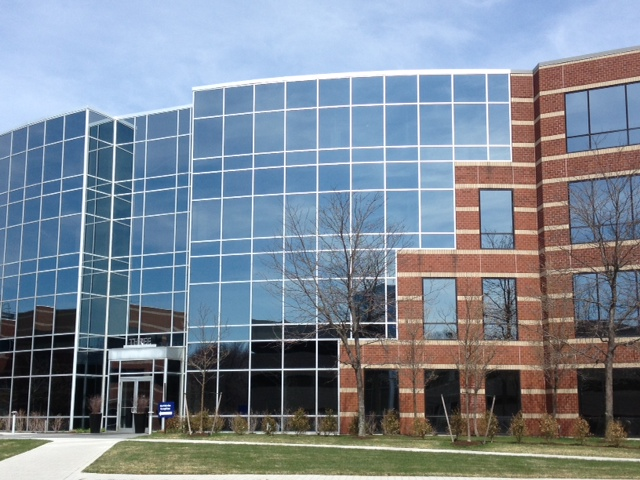
#> input picture Week 4/HW2/image/right.jpg, 640 x 480 px, found by its file name
$ python hw2.py
#> lines starting #> are read from the running program, lines starting #| are printed output that depends on the picture
import cv2
import numpy as np
import os

#   set your images' path
path1 = 'Week 4/HW2/image/right.jpg'    # Right
path2 = 'Week 4/HW2/image/left.jpg'    # Left


def imageShow(string, *args):

    if len(args)>1:
        #   make sure all images have the same height
        heights = [image.shape[0] for image in args]
        min_height = min(heights)

        resized_images = []
        for image in args:
            # change channels of images to 3
            if len(image.shape) == 2:  # image is gray
                image = cv2.cvtColor(image, cv2.COLOR_GRAY2BGR)

            resized_image = cv2.resize(image, (int(image.shape[1] * min_height / image.shape[0]), min_height))
            resized_images.append(resized_image)

        #   combine images
        combined_image = np.hstack(resized_images)
    else:
        combined_image = args[0]

    cv2.imshow(string, combined_image)
    cv2.waitKey(0)
    cv2.destroyAllWindows()

    return combined_image


if __name__ == '__main__':

    #   read images
    image1 = cv2.imread(path1)
#> image1 is the input picture: shape (480, 640, 3); mean B, G, R 148.3, 135.5, 124.8
    image2 = cv2.imread(path2)
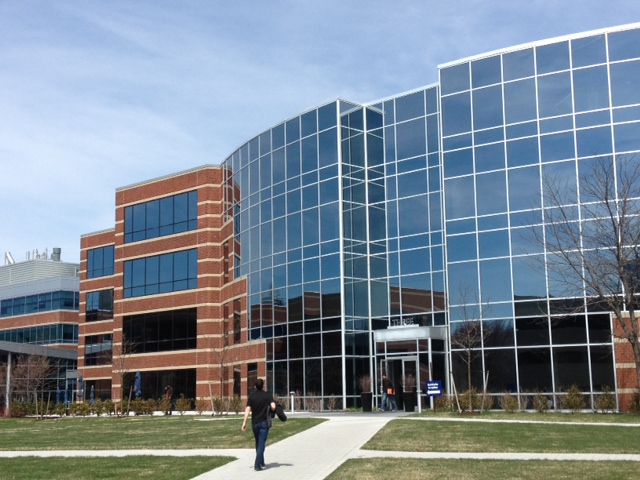
#> input picture Week 4/HW2/image/left.jpg, 640 x 480 px, found by its file name
#> image2 is the input picture: shape (480, 640, 3); mean B, G, R 148.2, 135.9, 122.8
    directory = os.path.dirname(path1)

    #   convert the image to Grayscale
    image1_gray = cv2.cvtColor(image1, cv2.COLOR_RGB2GRAY)
    image2_gray = cv2.cvtColor(image2, cv2.COLOR_RGB2GRAY)
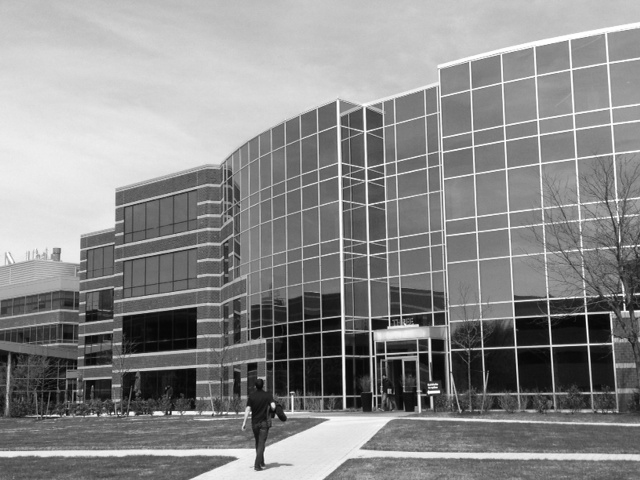
#> image2_gray: shape (480, 640); min 0, max 255, mean 138.1


    #   find feature points with SIFT
    sift = cv2.SIFT_create()

    keypoints1, descriptors1 = sift.detectAndCompute(image1_gray, None)
#> keypoints1 = 2209 keypoints; strongest (x, y, size): (161, 413, 2.4), (163, 419, 2.1), (74, 374, 4), (116, 343, 8.6)
    keypoints2, descriptors2 = sift.detectAndCompute(image2_gray, None)
#> keypoints2 = 1907 keypoints; strongest (x, y, size): (273, 405, 3.2), (438, 392, 2.1), (429, 392, 2.4), (131, 413, 3.3)

    #   result of Feature Left and Feature Right
    image1_point = cv2.drawKeypoints(image1_gray, keypoints1, image1_gray)
    image2_point = cv2.drawKeypoints(image2_gray, keypoints2, image2_gray)
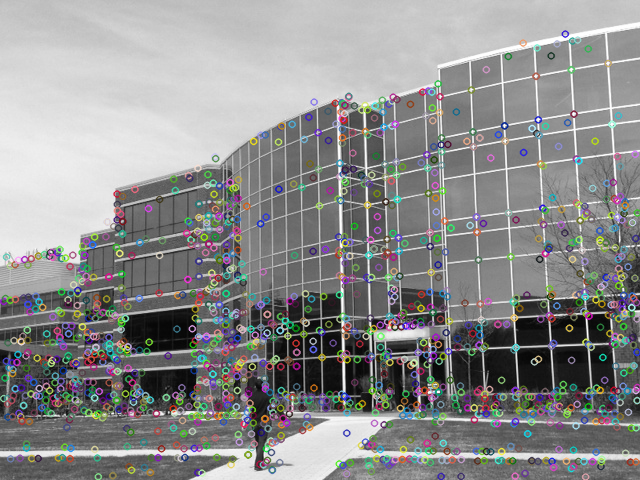
#> image2_point: shape (480, 640, 3); mean of channels 0, 1, 2 140.4, 140.5, 140.2; drawn as B, G, R

    result = imageShow("Feature Right", image1, image1_point)
#> after the loop in imageShow, `for image in args:`: resized_images = 2 items
#> in imageShow, `combined_image = np.hstack(resized_images)`:
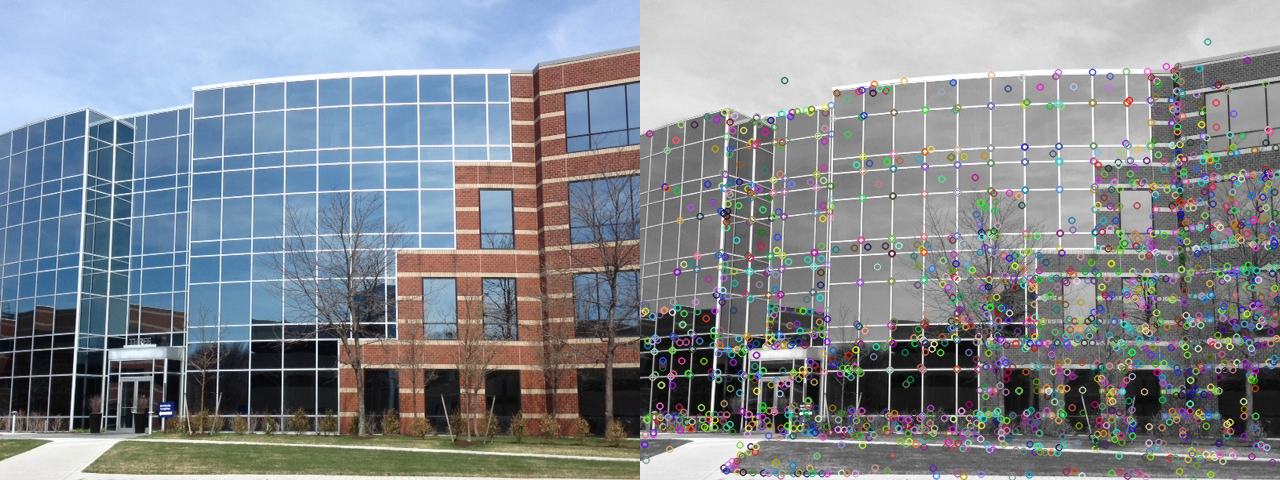
#> combined_image: shape (480, 1280, 3); mean of channels 0, 1, 2 143.8, 137.5, 132.2; drawn as B, G, R
    cv2.imwrite(os.path.join(directory+'/right_feature.jpg'), result)

    result = imageShow("Feature Left", image2, image2_point)
#> call 2 of imageShow, with string = 'Feature Left'
#> in imageShow (call 2), `heights = [image.shape[0] for image in args]`: heights = [480, 480]
#> in imageShow (call 2), `min_height = min(heights)`: min_height = 480
#> in imageShow (call 2), `combined_image = np.hstack(resized_images)`:
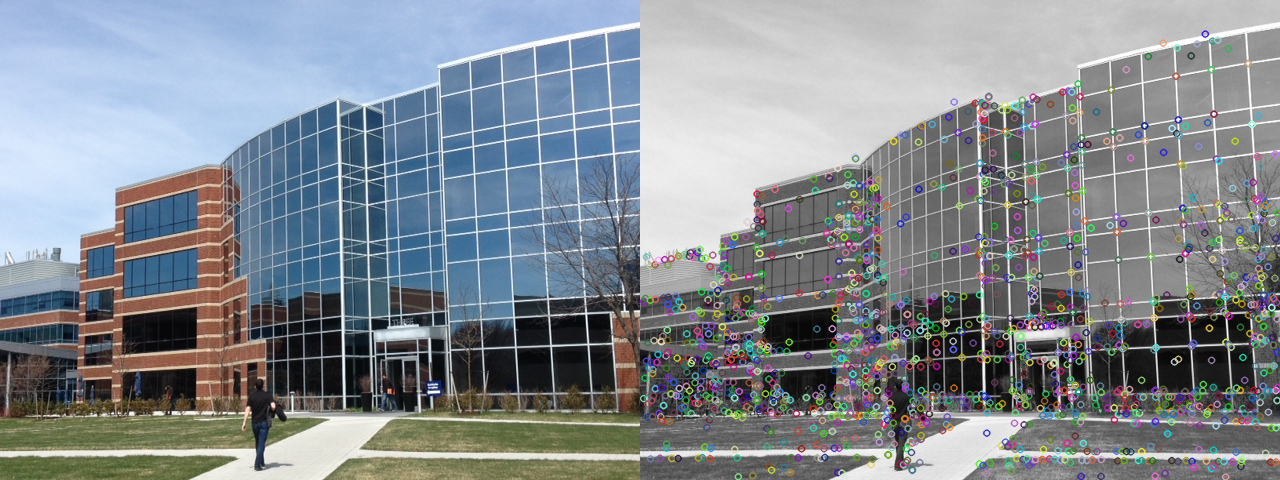
#> combined_image: shape (480, 1280, 3); mean of channels 0, 1, 2 144.3, 138.2, 131.5; drawn as B, G, R
    cv2.imwrite(os.path.join(directory+'/left_feature.jpg'), result)


    #   matching features with knn match
    bf = cv2.BFMatcher()
    matches = bf.knnMatch(descriptors1, descriptors2, k=2)
#> matches = 2209 matches
    # print(matches[0])

    #   apply ratio test to select good matches
    good_matches = []
    for m in matches:
        if m[0].distance < 0.75 * m[1].distance:
            good_matches.append(m)
#> after the loop, good_matches = 442 matches
    # print(good_matches[0])

    image_match = cv2.drawMatchesKnn(image1, keypoints1, image2, keypoints2, good_matches, None, flags=2)
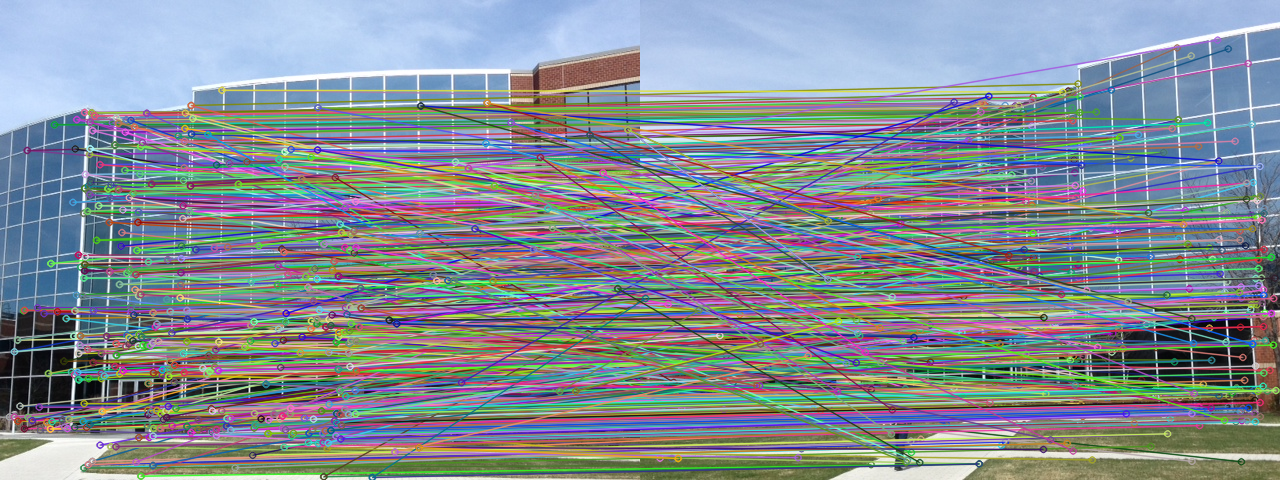
#> image_match: shape (480, 1280, 3); mean B, G, R 148.3, 140.9, 132.5
    result = imageShow("Feature Matching", image_match)
    cv2.imwrite(os.path.join(directory+'/feature_matching.jpg'), result)

    # Extract matched keypoints
    matches = np.asarray(good_matches)
    if len(matches[:,0])>=4:
        pts1 = np.float32([keypoints1[m.queryIdx].pt for m in matches[:, 0]]).reshape(-1, 1, 2)
#> pts1 = 442 rows, first 8: [9.01, 416.5], [13.85, 416.6], [13.85, 416.6], [13.96, 351.2], [17.12, 339.6], [17.45, 420.7], [19.49, 405.7], [23.11, 310.3]
        pts2 = np.float32([keypoints2[m.trainIdx].pt for m in matches[:, 0]]).reshape(-1, 1, 2)
#> pts2 = 442 rows, first 8: [287.7, 396.8], [292.1, 396.9], [292.1, 396.9], [395.8, 161.4], [289.5, 324.5], [295.3, 400.3], [296.3, 386.2], [293.7, 296]

    #   Compute homography matrix 𝐻
    H, _ = cv2.findHomography(pts1, pts2, cv2.RANSAC, 5)
#> H = [[0.784, 0.0759, 249.9], [-0.147, 0.941, 7.25], [-0.000354, 1.7e-05, 1]]

    #   Perspective Transformation
    width = image1.shape[1] + image2.shape[1]
#> width = 1280
    height = max(image1.shape[0], image2.shape[0])
#> height = 480
    result_image = cv2.warpPerspective(image1, H, (width, height))
    # imageShow("Perspective Transformation", result_image)

    #   Combine images
    result_image[0:image2.shape[0], 0:image2.shape[1]] = image2
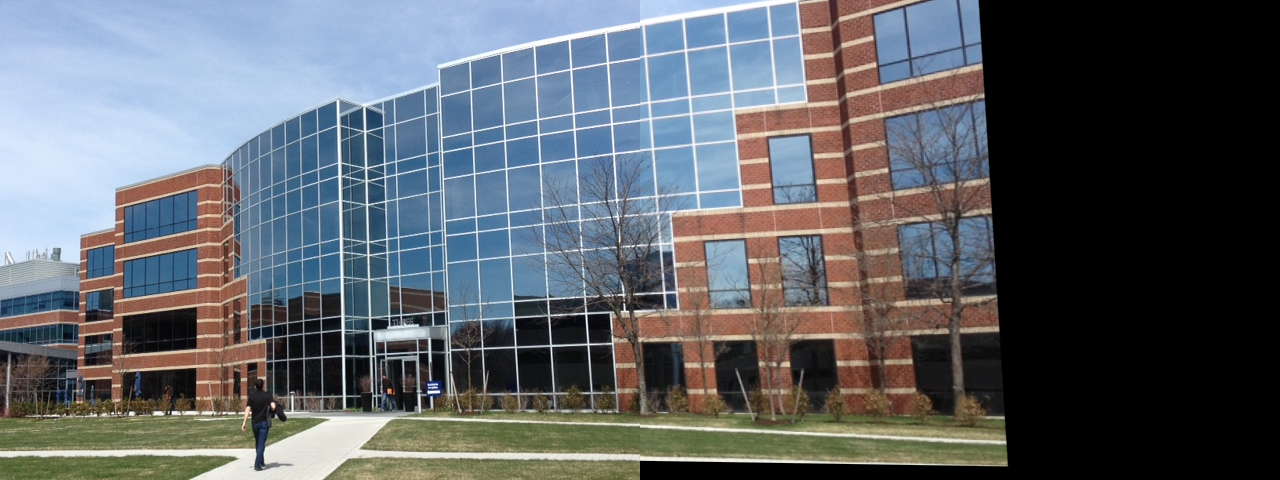
#> result_image: shape (480, 1280, 3); mean B, G, R 105.2, 99.3, 94.5

    result = imageShow("Result", result_image)
    cv2.imwrite(os.path.join(directory+'/result.jpg'), result)
